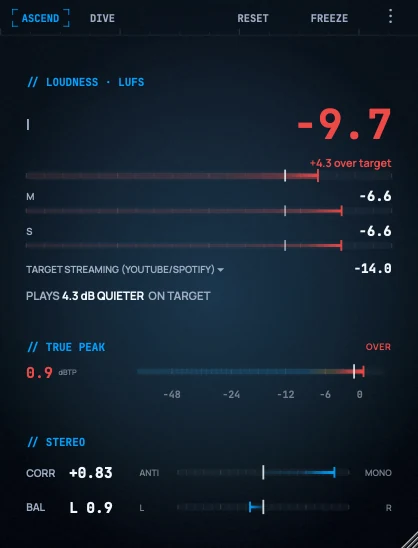
#> input picture support/manual-img/ascend.webp, 418 x 548 px, given in place of Dive - LUFS.png, which was not available
$ python build-shots.py
#> lines starting #> are read from the running program, lines starting #| are printed output that depends on the picture
#!/usr/bin/env python3
"""Regenerate the Arcoline imagery on the site from full-window plugin captures.

Usage (from the repo root):
    python3 tools/build-shots.py [capture-dir]

capture-dir defaults to Screenshots/v1.1 — pass the new directory when a
release ships new captures. Requires Pillow (pip install Pillow).

Expected captures (PNG, the whole plugin window, no OS chrome, no cursor):
    Dive - LUFS.png                the Deep Blue reference session; EVERY detail
                                   crop that shows numbers comes from this one
                                   file, so the manual reads as a single pass
    Dive - Phase.png               PHASE posture
    Dive - Histogram LUFSM.png     HISTOGRAM posture, LUFS M axis, lamp settled
    Dive - Histogram RMS.png       HISTOGRAM posture, RMS axis, lamp settled
    Dive - Neutral Dark Mode.png   theme shot
    Dive - Light Mode.png          theme shot

Crop geometry is proportional to the captured window, so it survives small
differences in capture size. After running, update the width/height attributes
and any alt-text numbers in the HTML if the printed sizes or session readings
changed (grep for the previous Integrated value).

Not generated here: crop-settings.webp and menu.webp (transient panels — shoot
and crop by hand when they change) and ascend.webp (shoot the Ascend view of
the same session at ~418x548).
"""
import sys
from pathlib import Path

from PIL import Image

ROOT = Path(__file__).resolve().parent.parent
SRC = ROOT / (sys.argv[1] if len(sys.argv) > 1 else "Screenshots/v1.1")
DST = ROOT / "support/manual-img"

DIAL = (0.218, 0.095, 0.690, 0.755)  # centre instrument, incl. the mode strip

# output -> (source capture, crop fractions (l, t, r, b) or None for full window, output width)
JOBS = {
    "crop-gauge.webp":         ("Dive - LUFS.png",              DIAL, 440),
    "crop-gonio.webp":         ("Dive - Phase.png",             DIAL, 440),
    "crop-histogram.webp":     ("Dive - Histogram LUFSM.png",   DIAL, 440),
    "crop-histogram-rms.webp": ("Dive - Histogram RMS.png",     DIAL, 440),
    "crop-meters.webp":        ("Dive - LUFS.png", (0.012, 0.085, 0.205, 0.800),  210),
    "crop-loudness.webp":      ("Dive - LUFS.png", (0.680, 0.110, 0.972, 0.385),  332),
    "crop-dynamics.webp":      ("Dive - LUFS.png", (0.680, 0.405, 0.972, 0.570),  332),
    "crop-tone.webp":          ("Dive - LUFS.png", (0.680, 0.585, 0.972, 0.775),  332),
    "crop-history.webp":       ("Dive - LUFS.png", (0.010, 0.805, 0.985, 0.985), 1022),
    "dive.webp":               ("Dive - LUFS.png",              None, 1050),
    "dive-dark.webp":          ("Dive - Neutral Dark Mode.png", None, 1050),
    "dive-light.webp":         ("Dive - Light Mode.png",        None, 1050),
}


def crop_fraction(im, fr):
    w, h = im.size
    return im.crop((int(fr[0] * w), int(fr[1] * h), int(fr[2] * w), int(fr[3] * h)))


def main():
    for out, (src, fr, width) in JOBS.items():
        im = Image.open(SRC / src).convert("RGB")
#> im is the input picture: PIL image 418x548 RGB; mean R, G, B 19.4, 31.8, 44.6
        if fr:
            im = crop_fraction(im, fr)
#> in crop_fraction, `return im.crop((int(fr[0] * w), int(fr[1] * h), int(fr[2] * w), int(fr..`:
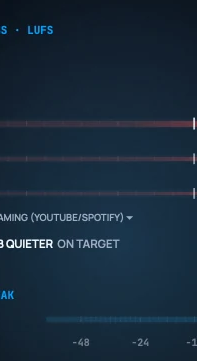
#> returned value: PIL image 197x361 RGB; mean R, G, B 24.5, 42.8, 59.7
        im = im.resize((width, round(im.height * width / im.width)), Image.LANCZOS)
#> im: PIL image 440x806 RGB
        im.save(DST / out, "WEBP", quality=86 if fr else 84, method=6)
        print(f"{out:26s} {im.size}")
#| crop-gauge.webp            (440, 806)
#> pass 2 of the loop in main, `for out, (src, fr, width) in JOBS.items():`:
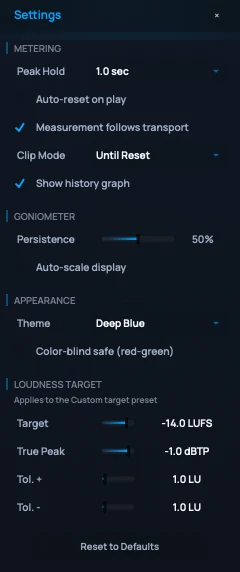
#> input picture support/manual-img/crop-settings.webp, 240 x 572 px, given in place of Dive - Phase.png, which was not available
#> in main, im is the input picture: PIL image 240x572 RGB; mean R, G, B 19.7, 27.5, 37.8
#> in crop_fraction (call 2), `return im.crop((int(fr[0] * w), int(fr[1] * h), int(fr[2] * w), int(fr..`:
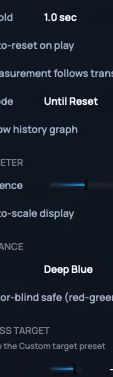
#> returned value: PIL image 113x377 RGB; mean R, G, B 23.5, 31.2, 41.5
#> in main, `im = im.resize((width, round(im.height * width / im.width)), Image.LAN..`:
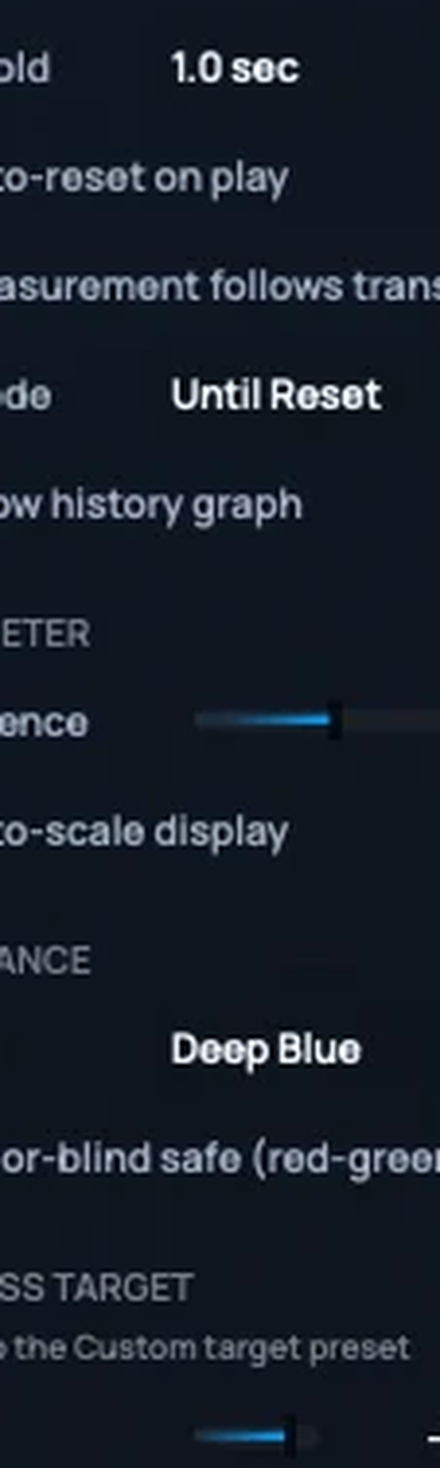
#> im: PIL image 440x1468 RGB; mean R, G, B 23.5, 31.2, 41.5
#| crop-gonio.webp            (440, 1468)

    # og-metering.png — the social-share card for the product page and manual.
    # A full-width band of the reference capture at the OG 1200x630 aspect,
    # starting below the control bar so the dial and report card fill the frame.
    im = Image.open(SRC / "Dive - LUFS.png").convert("RGB")
    w, h = im.size
    band_h = round(w / (1200 / 630))
    top = min(84, h - band_h)
    og = im.crop((0, top, w, top + band_h)).resize((1200, 630), Image.LANCZOS)
    og.save(ROOT / "og-metering.png", optimize=True)
    print(f"{'og-metering.png':26s} {og.size}")


if __name__ == "__main__":
#> (the run stopped early here; a loop or call above may not have finished)
